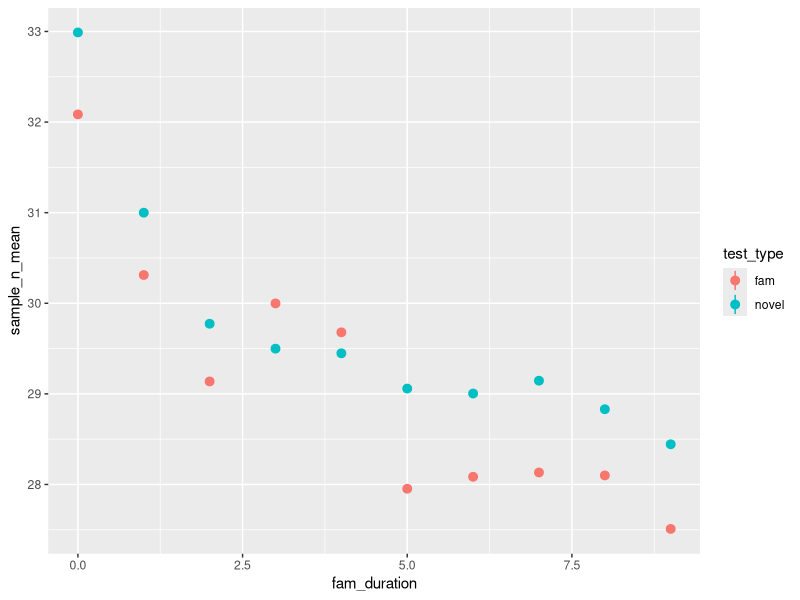

Generate this figure with R:
## ---- chunk 1
library(tidyverse)
library(here)

d <- read_csv(here("sim_res/01_param_search_summarized/surprisal_summarized.csv"))
## ---- chunk 2
d %>% 
  distinct(trial_id, param_id, sample_n_mean, sample_n_std, fam_duration, test_type) %>% 
  ggplot(aes(x = fam_duration, y = sample_n_mean, color = test_type)) + 
  stat_summary(fun.data = "mean_cl_boot")
